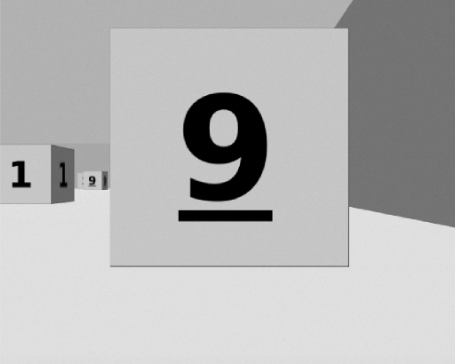
#> input picture test9.png, 455 x 364 px
$ python ocrtest.py
#> lines starting #> are read from the running program, lines starting #| are printed output that depends on the picture; after the words box and inside, x2 and y2 are one past the last pixel; in counts of white or black regions, pixels touching at a corner belong together
import cv2
import numpy as np
import pytesseract

# 配置 pytesseract 路径 (WINDOWS需要)
pytesseract.pytesseract.tesseract_cmd = r'C:\Program Files\Tesseract-OCR\tesseract'


# 读取图像
image_path = 'test9.png'  # 替换为你的图像路径
image = cv2.imread(image_path)
#> image is the input picture: shape (364, 455, 3); min 0, max 232, mean 182

# 转换为灰度图像
gray = cv2.cvtColor(image, cv2.COLOR_BGR2GRAY)

# 应用阈值处理
_, thresh = cv2.threshold(gray, 0, 255, cv2.THRESH_BINARY + cv2.THRESH_OTSU)
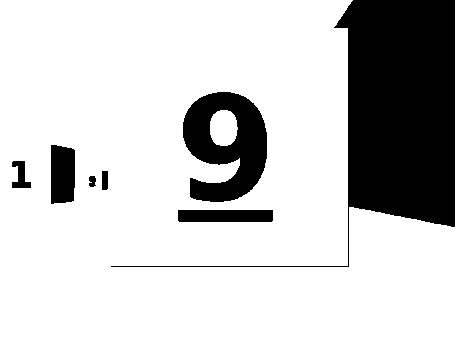
#> thresh: shape (364, 455); 80.4% white; 7 black regions, largest, box (x1, y1, x2, y2) and area: (111, 0, 455, 267) 23613, (183, 92, 267, 202) 5846, (51, 145, 75, 204) 1327

# 获取图像尺寸并提取 ROI (感兴趣区域)
h, w = thresh.shape
#> h = 364; w = 455
roi = thresh[int(0.21*h):int(0.79*h), int(0.25*w):int(0.75*w)]
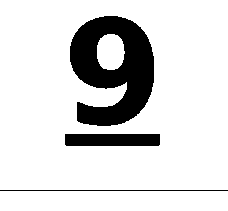
#> roi: shape (211, 228); 85% white; 3 black regions, box (x1, y1, x2, y2) and area: (70, 16, 154, 126) 5846, (65, 134, 160, 146) 1138, (0, 190, 228, 191) 228
'''
gray = cv2.cvtColor(image, cv2.COLOR_BGR2GRAY)

# 1. 高斯模糊去除轻微噪声
blur = cv2.GaussianBlur(gray, (5, 5), 0)

# 2. 自适应阈值或 Otsu 阈值
# Otsu 二值化效果更稳妥，因为图像背景非常干净
_, thresh = cv2.threshold(blur, 0, 255, cv2.THRESH_BINARY_INV + cv2.THRESH_OTSU)

# 3. 腐蚀 + 膨胀去掉小噪点（可选）
kernel = np.ones((3, 3), np.uint8)
thresh = cv2.morphologyEx(thresh, cv2.MORPH_OPEN, kernel)

# 4. 裁剪 ROI（你之前的做法可以保留）
h, w = thresh.shape
roi = thresh[int(0.15*h):int(0.80*h), int(0.20*w):int(0.80*w)]
'''
# 显示 ROI 以便检查
cv2.imshow("ROI", roi)
cv2.waitKey(0)
cv2.destroyAllWindows()

# 使用 pytesseract 识别数字
#custom_config = r'--oem 3 --psm 7 outputbase digits'
custom_config = r'--psm 7 -c tessedit_char_whitelist=0123456789'
#> (the run stopped early here; a loop or call above may not have finished)
